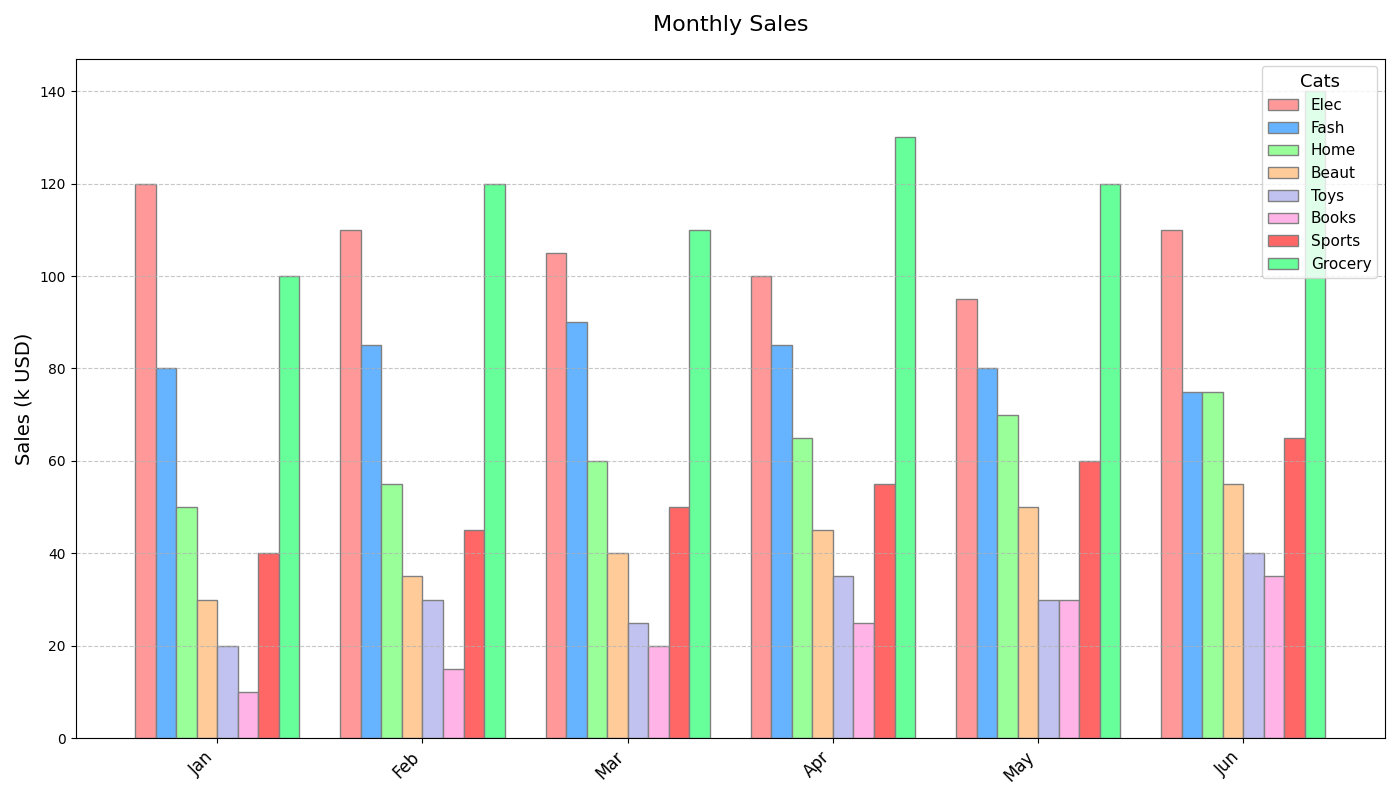

Write the Python code that produced this figure.
import matplotlib.pyplot as plt
import numpy as np

categories = ["Elec", "Fash", "Home", "Beaut", "Toys", "Books", "Sports", "Grocery"]
months = ["Jan", "Feb", "Mar", "Apr", "May", "Jun"]

sales_data = [
    [120, 110, 105, 100, 95, 110],  # Electronics
    [80, 85, 90, 85, 80, 75],       # Fashion
    [50, 55, 60, 65, 70, 75],       # Home Goods
    [30, 35, 40, 45, 50, 55],       # Beauty
    [20, 30, 25, 35, 30, 40],       # Toys
    [10, 15, 20, 25, 30, 35],       # Books
    [40, 45, 50, 55, 60, 65],       # Sports Equipment
    [100, 120, 110, 130, 120, 140]  # Groceries
]

sales_data = np.array(sales_data)

fig, ax = plt.subplots(figsize=(14, 8))

x = np.arange(len(months))
bar_width = 0.1

colors = ['#ff9999','#66b3ff','#99ff99','#ffcc99','#c2c2f0','#ffb3e6','#ff6666','#66ff99']

for i in range(len(categories)):
    ax.bar(x + i*bar_width, sales_data[i], width=bar_width, color=colors[i], edgecolor='grey', label=categories[i])

ax.set_title('Monthly Sales', fontsize=16, pad=20)
ax.set_ylabel('Sales (k USD)', fontsize=14)
ax.set_xticks(x + bar_width * (len(categories) - 1) / 2)
ax.set_xticklabels(months, rotation=45, ha='right', fontsize=12)

ax.legend(title="Cats", title_fontsize='13', fontsize='11')

ax.grid(axis='y', linestyle='--', alpha=0.7)
plt.tight_layout()

plt.show()
